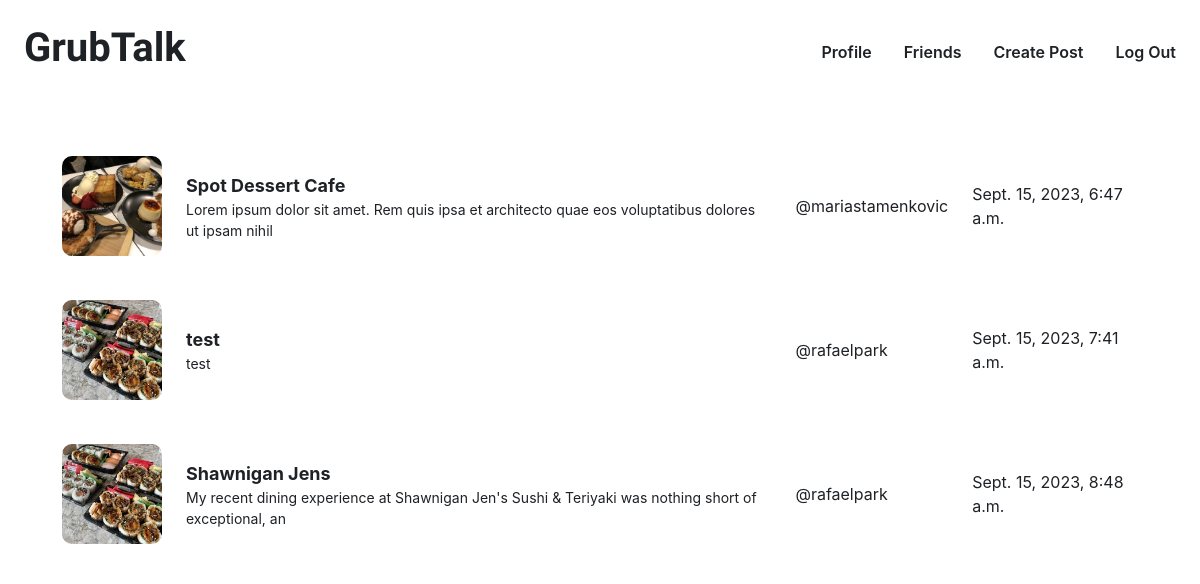
The page /post_all/ (signed in) on the database as committed earlier.
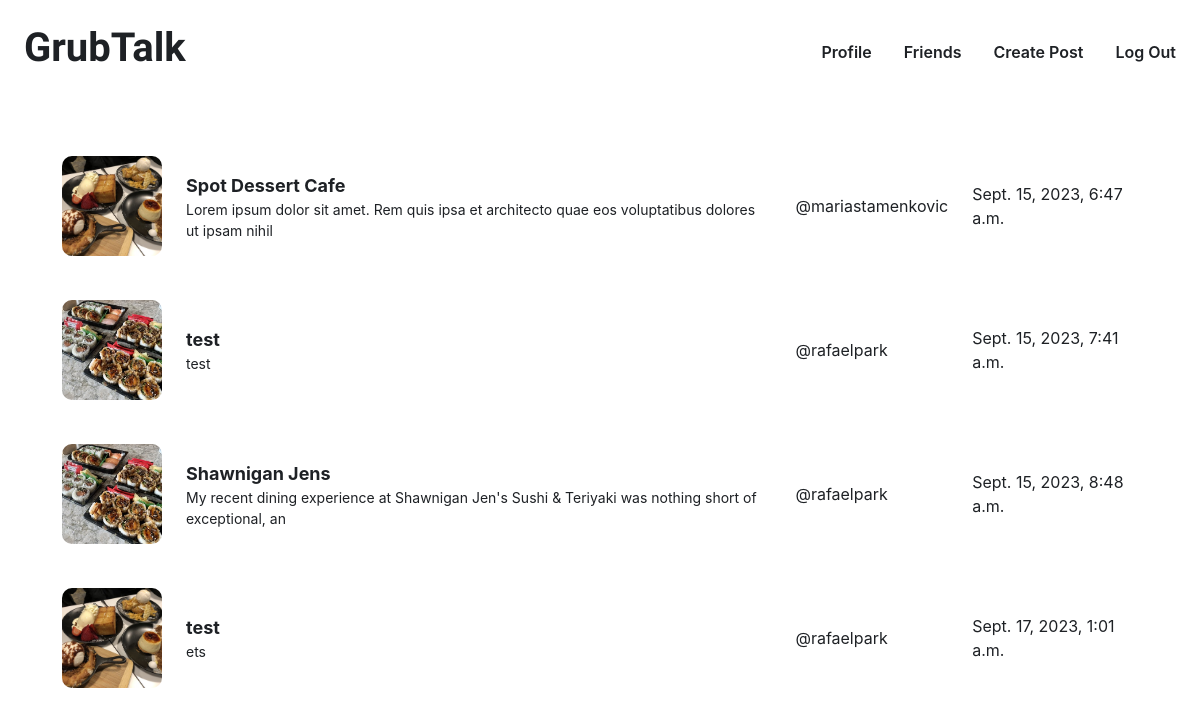
The same page on the database as committed later.
### post/models.py (models this page shows)
class Post(models.Model):
    user = models.ForeignKey(User, on_delete=models.CASCADE)
    title = models.CharField(max_length=100)
    content = models.TextField()
    created_at = models.DateTimeField(auto_now_add=True)  # Automatically set to the current time when created
    image_one = models.ImageField(upload_to='images/')
    image_two = models.ImageField(upload_to='images/')
    image_three = models.ImageField(upload_to='images/')

### post/views.py (the view)
# urls.py: path('post_all/', post_all, name='post_all'),
@login_required
def post_all(request):
    posts = Post.objects.all()  # Retrieve all posts from the database
    return render(request, 'post_all.html', {'posts': posts})

### post/templates/post_all.html (shortened to what this page needs)
{% load crispy_forms_filters %}
{% load crispy_forms_tags %}
{% load static %}
<!DOCTYPE html>
<html lang="en">
<head>
    <link href="https://maxcdn.bootstrapcdn.com/bootstrap/4.5.2/css/bootstrap.min.css" rel="stylesheet">
</head>
<body>
    <nav class="navbar navbar-expand bg-body-tertiary my-3">
        <div class="container-fluid">
            <ul class="navbar-nav" style="font-weight: 600;">
                <h1 class="display-5" style="font-weight: 600; font-family: 'Neuton', sans-serif; color: #212529;">
                    <a class="logo" href="{% url 'post_all' %}" style="margin: 8px;">GrubTalk</a>
                </h1>
            </ul>
          <div class="collapse navbar-collapse justify-content-end" id="navbarNav" style="font-weight: 600">
            <ul class="navbar-nav">
              <li class="nav-item ml-2 mr-2">
                <a class="nav-link" href="#">Profile</a>
              </li>
              <li class="nav-item ml-2 mr-2">
                <a class="nav-link" href="#">Friends</a>
              </li>
              <li class="nav-item ml-2 mr-2">
                <a class="nav-link" href="{% url 'create' %}">Create Post</a>
              </li>
              <li class="nav-item ml-2" style="margin: 0px">
                <a class="nav-link" href="#" onclick="confirmAndRedirect()">Log Out</a>
              </li>
            </ul>
          </div>
        </div>
    </nav>
    <div class="container all-posts">
        <table class="test" style="border-spacing: 0 20px;">
            <tbody>
                {% for post in posts %}
                <tr onclick="window.location='{% url 'post' post.id %}';">
                    <td>
                        <img src="{{ post.image_one.url }}" alt="Post Image" style="object-fit: cover; width: 100%; height: 100%; width: 100px; height: 100px; overflow: hidden; border-radius: 10px;"/>
                    </td>
                    <td>
                        <div>
                            <div class="post-title post-text">{{ post.title }}</div>
                            <div class="post-content post-text">{{ post.content|slice:"100" }}</div>
                        </div>
                    </td>
                    <td class="post-text">@{{ post.user.username }}</td>
                    <td class="post-text">{{ post.created_at }}</td>
                </tr>
                {% endfor %}
            </tbody>
        </table>
    </div>
</body>
</html>

Rows that differ between the two databases and show on the page:
added Post: image_one (picture), title "test", content "ets", user.username "rafaelpark", created_at "Sept. 17, 2023, 1:01 a.m."
